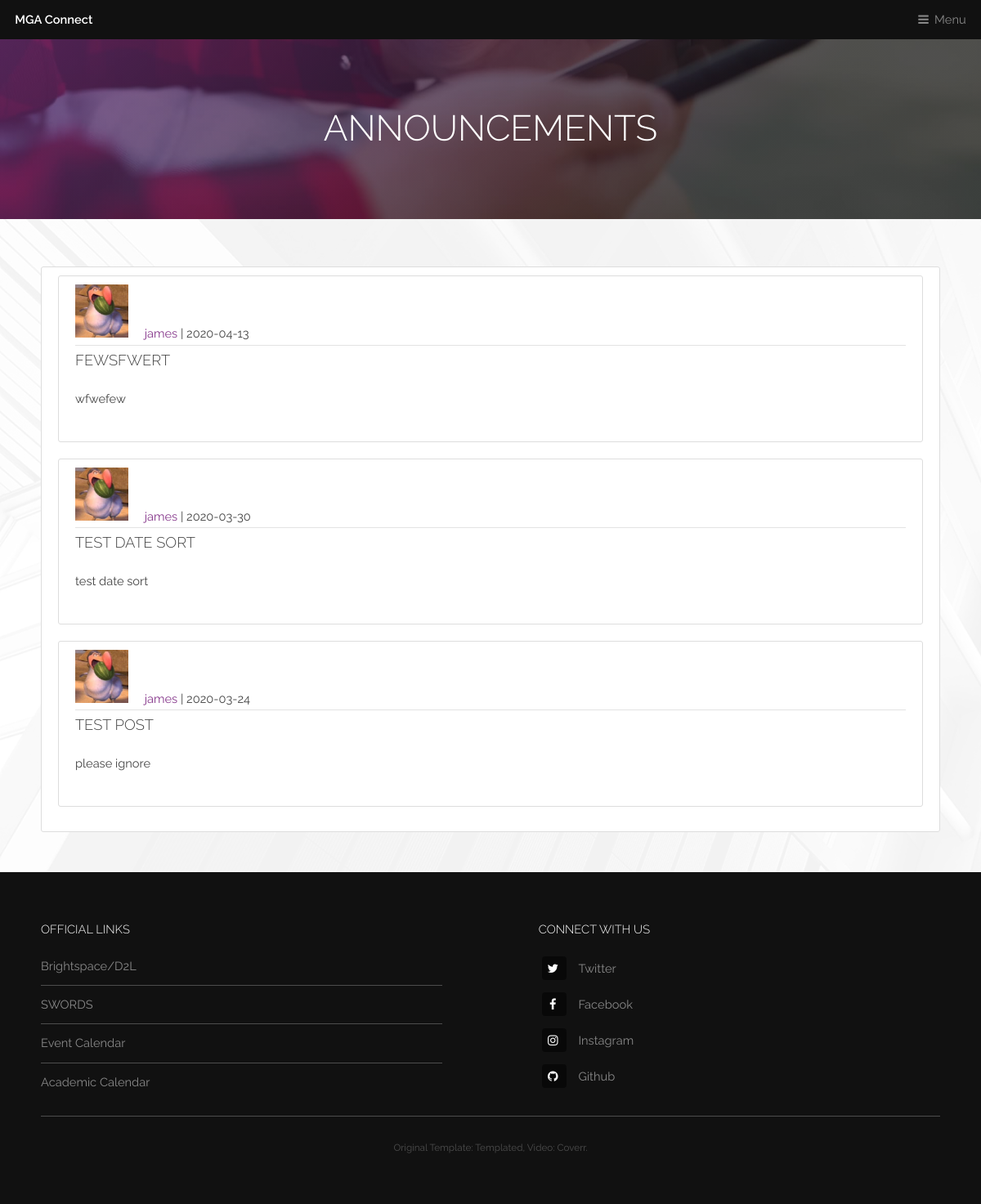
The app's page /news, older data.
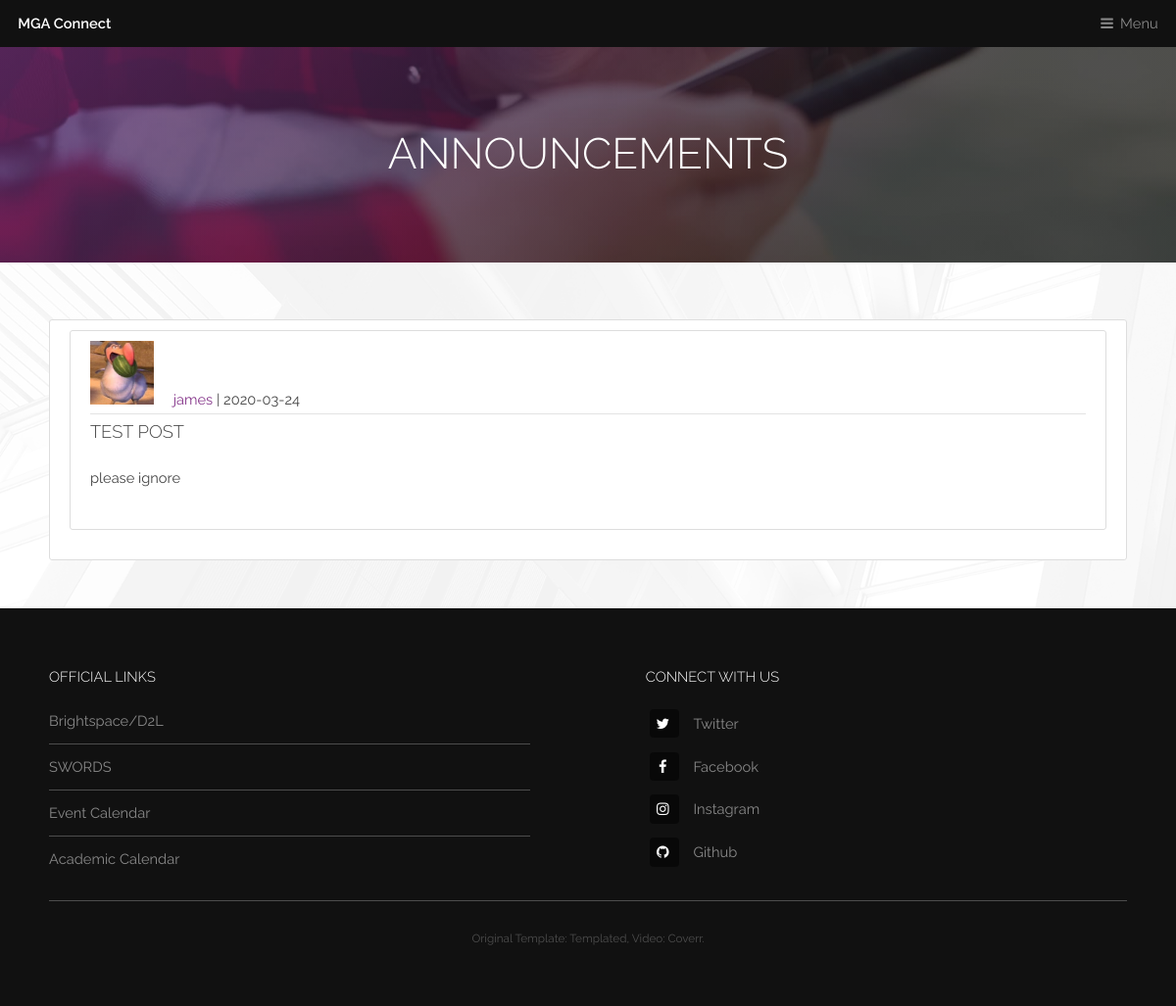
The same page, newer data.
### app/models.py (models this page shows, shortened)
class Post(db.Model):
    id = db.Column(db.Integer, primary_key=True)
    title = db.Column(db.String(100), nullable=False)
    date_posted = db.Column(db.DateTime, nullable=False, default=datetime.utcnow)
    content = db.Column(db.Text, nullable=False)
    user_id = db.Column(db.Integer, db.ForeignKey('user.id'), nullable=False)

class User(db.Model, UserMixin):
    id = db.Column(db.Integer, primary_key=True)
    username = db.Column(db.String(20), unique=True, nullable=False)
    stu_id = db.Column(db.String(9), unique=True, nullable=False)
    email = db.Column(db.String(60), unique=True, nullable=False)
    image_file = db.Column(db.String(20), nullable=False, default='default.jpg')
    about_me = db.Column(db.String(250))
    last_seen = db.Column(db.DateTime, default=datetime.today())
    password = db.Column(db.String(30), nullable=False)
    posts = db.relationship('Post', backref='author', lazy=True)
    roles = db.relationship('Role', secondary='user_roles', backref=db.backref('users', lazy='dynamic'))

### app/routes.py (the view)
def news():
    posts = Post.query.order_by(Post.id.desc()).all()
    return render_template('news.html', title='News', posts=posts)

### app/routes.py (called while the page is built)
@app.before_request
def before_request():
    if current_user.is_authenticated:
        current_user.last_seen = datetime.utcnow()
        db.session.commit()

### app/templates/news.html (shortened to what this page needs)
<div id="heading" >
    <h1>Announcements</h1>
</div>
{% extends "template.html" %}
{% block content %}
    <section id="main" class="wrapper">
        <div class="inner">
            <div class="content-section">
                {% for post in posts %}
                    <article class="media content-section">
                        <div class="media-body">
                            <div class="article-metadata">
                                <img class="rounded-circle article-img" src="{{ url_for('static', filename='images/profile_pics/' + post.author.image_file) }}">
                                <a class="mr-2" href="{{ url_for('account', stu_id=post.author.stu_id) }}">{{ post.author.username }}</a>
                                | <small class="text-muted">{{ post.date_posted.strftime('%Y-%m-%d') }}</small>
                            </div>
                            <h3><a class="article-title" href="{{ url_for('post', post_id=post.id) }}">{{ post.title }}</a></h3>
                            <p class="article-content">{{ post.content }}</p>
                        </div>
                    </article>
                {% endfor %}
            </div>
        </div>
    </section>
{% endblock content %}

Row changes from the older to the newer data that the page shows:
removed Post: image_file (picture), author.username "james", date_posted "2020-04-13", title "FEWSFWERT", content "wfwefew"
removed Post: image_file (picture), author.username "james", date_posted "2020-03-30", title "TEST DATE SORT", content "test date sort"
